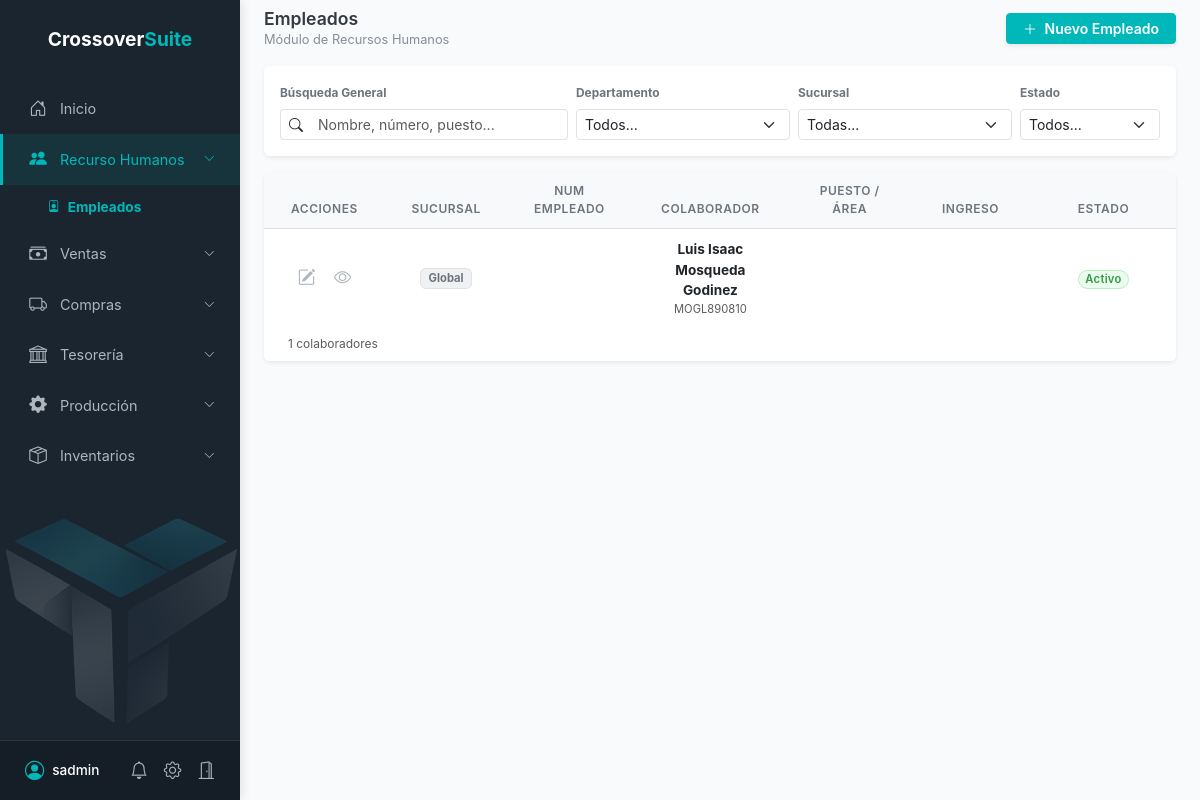
/recursos-humanos/empleados/ (signed in), run on an earlier commit of the app's database.
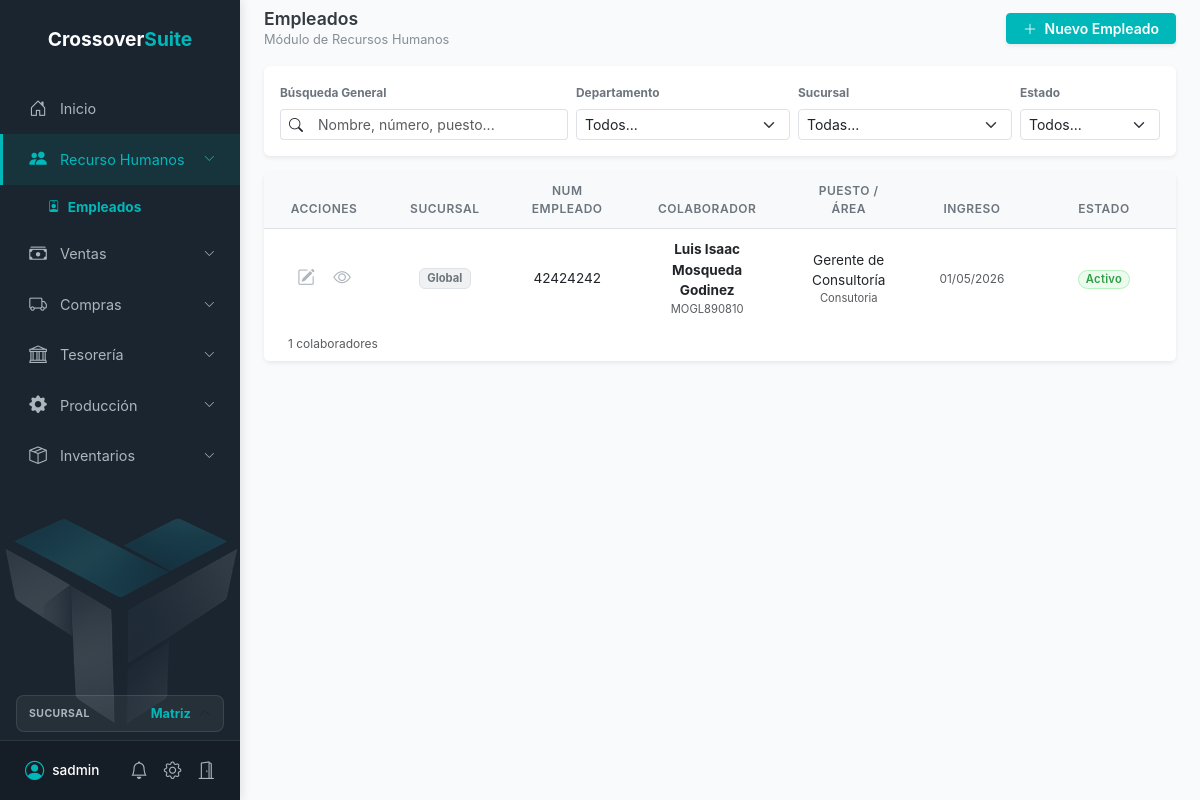
And on a later commit of the database.
### recursos_humanos/models.py (models this page shows, shortened)
class Empleado(models.Model):
    GENERO_CHOICES = [
        ('H', 'Hombre'),
        ('M', 'Mujer'),
        ('NB', 'No binario'),
    ]
    ESTADO_CIVIL_CHOICES = [
        ('soltero', 'Soltero(a)'),
        ('casado', 'Casado(a)'),
        ('union_libre', 'Unión Libre'),
        ('divorciado', 'Divorciado(a)'),
        ('viudo', 'Viudo(a)'),
    ]
    ESTADO_EMPLEADO_CHOICES = [
        ('activo', 'Activo'),
        ('inactivo', 'Inactivo'),
        ('suspendido', 'Suspendido'),
        ('baja_temporal', 'Baja Temporal'),
        ('baja_definitiva', 'Baja Definitiva'),
    ]
    TIPO_CONTRATO_CHOICES = [
        ('indefinido', 'Indefinido'),
        ('temporal_obra', 'Temporal por obra'),
        ('temporal_tiempo', 'Temporal por tiempo determinado'),
    ]
    JORNADA_CHOICES = [
        ('diurna', 'Diurna'),
        ('nocturna', 'Nocturna'),
        ('mixta', 'Mixta'),
        ('parcial', 'Tiempo Parcial'),
    ]
    RIESGO_TRABAJO_CHOICES = [
        ('I', 'Clase I'),
        ('II', 'Clase II'),
        ('III', 'Clase III'),
        ('IV', 'Clase IV'),
        ('V', 'Clase V'),
    ]
    TIPO_TRABAJADOR_CHOICES = [
        ('base', 'Base'),
        ('eventual', 'Eventual'),
        ('confianza', 'Confianza'),
        ('sindicalizado', 'Sindicalizado'),
    ]
    FORMA_PAGO_CHOICES = [
        ('semanal', 'Semanal'),
        ('quincenal', 'Quincenal'),
        ('mensual', 'Mensual'),
    ]
    TIPO_SALARIO_CHOICES = [
        ('fijo', 'Fijo'),
        ('variable', 'Variable'),
        ('mixto', 'Mixto'),
    ]
    TIPO_CUENTA_CHOICES = [
        ('ahorro', 'Ahorro'),
        ('cheques', 'Cheques'),
        ('tarjeta', 'Tarjeta'),
    ]
    empresa = models.ForeignKey(Empresa, on_delete=models.CASCADE, verbose_name="Empresa")
    sucursal = models.ForeignKey('preferencias.Sucursal', on_delete=models.SET_NULL, null=True, blank=True, verbose_name="Sucursal")
    num_empleado = models.CharField(max_length=20, default="", verbose_name="Número de Empleado")
    curp = models.CharField(max_length=18, default="", verbose_name="CURP")
    rfc = models.CharField(max_length=13, default="", verbose_name="RFC")
    nss = models.CharField(max_length=11, default="", verbose_name="NSS")
    id_oficial = models.CharField(max_length=50, blank=True, null=True, verbose_name="ID Oficial (INE/Pasaporte)")
    nombre = models.CharField(max_length=100, default="", verbose_name="Nombre(s)")
    apellido_paterno = models.CharField(max_length=100, default="", verbose_name="Apellido Paterno")
    apellido_materno = models.CharField(max_length=100, default="", verbose_name="Apellido Materno")
    fecha_nacimiento = models.DateField(null=True, blank=True, verbose_name="Fecha de Nacimiento")
    genero = models.CharField(max_length=5, choices=GENERO_CHOICES, default='H', verbose_name="Género")
    nacionalidad = models.CharField(max_length=100, default="Mexicana", verbose_name="Nacionalidad")
    estado_civil = models.CharField(max_length=20, choices=ESTADO_CIVIL_CHOICES, default='soltero', verbose_name="Estado Civil")
    correo_personal = models.EmailField(default="", verbose_name="Correo Personal")
    telefono_movil = models.CharField(max_length=20, default="", verbose_name="Teléfono Móvil")
    telefono_fijo = models.CharField(max_length=20, blank=True, null=True, verbose_name="Teléfono Fijo")
    calle = models.CharField(max_length=200, blank=True, null=True, verbose_name="Calle")
    num_ext = models.CharField(max_length=50, blank=True, null=True, verbose_name="Número Exterior")
    num_int = models.CharField(max_length=50, blank=True, null=True, verbose_name="Número Interior")
    colonia = models.CharField(max_length=150, blank=True, null=True, verbose_name="Colonia")
    cp = models.CharField(max_length=10, blank=True, null=True, verbose_name="Código Postal")
    ciudad = models.CharField(max_length=150, blank=True, null=True, verbose_name="Ciudad")
    estado_dir = models.CharField(max_length=100, blank=True, null=True, verbose_name="Estado")
    fecha_registro = models.DateTimeField(auto_now_add=True, verbose_name="Fecha de Registro")
    estado = models.CharField(max_length=20, choices=ESTADO_EMPLEADO_CHOICES, default='activo', verbose_name="Estado del Empleado")
    fecha_baja = models.DateField(null=True, blank=True, verbose_name="Fecha de Baja")
    motivo_baja = models.CharField(max_length=200, blank=True, null=True, verbose_name="Motivo de Baja")
    fecha_ingreso = models.DateField(null=True, blank=True, verbose_name="Fecha de Ingreso")
    fecha_antiguedad = models.DateField(null=True, blank=True, verbose_name="Fecha de Antigüedad")
    fecha_expiracion = models.DateField(null=True, blank=True, verbose_name="Fecha de Expiración Contrato")
    tipo_contrato = models.CharField(max_length=20, choices=TIPO_CONTRATO_CHOICES, default='indefinido', verbose_name="Tipo de Contrato")
    jornada = models.CharField(max_length=20, choices=JORNADA_CHOICES, default='diurna', verbose_name="Jornada")
    puesto = models.CharField(max_length=100, default="", verbose_name="Puesto")
    departamento = models.CharField(max_length=100, default="", verbose_name="Departamento/Área")
    supervisor = models.CharField(max_length=150, blank=True, null=True, verbose_name="Supervisor Inmediato")
    riesgo_trabajo = models.CharField(max_length=5, choices=RIESGO_TRABAJO_CHOICES, default='I', verbose_name="Riesgo de Trabajo")
    tipo_trabajador = models.CharField(max_length=20, choices=TIPO_TRABAJADOR_CHOICES, default='base', verbose_name="Tipo de Trabajador")
    sbc = models.DecimalField(max_digits=12, decimal_places=2, default=0, verbose_name="Salario Base de Cotización")
    sdi = models.DecimalField(max_digits=12, decimal_places=2, default=0, verbose_name="Salario Diario Integrado")
    salario_diario_ordinario = models.DecimalField(max_digits=12, decimal_places=2, default=0, verbose_name="Salario Diario Ordinario")
    unidad_monetaria = models.CharField(max_length=3, default='MXN', verbose_name="Moneda")
    forma_pago = models.CharField(max_length=20, choices=FORMA_PAGO_CHOICES, default='quincenal', verbose_name="Forma de Pago")
    clave_percepcion_sat = models.CharField(max_length=10, default='001', verbose_name="Clave Percepción SAT")
    tipo_salario = models.CharField(max_length=20, choices=TIPO_SALARIO_CHOICES, default='fijo', verbose_name="Tipo de Salario")
    registro_patronal = models.CharField(max_length=50, blank=True, null=True, verbose_name="Registro Patronal IMSS")
    num_infonavit = models.CharField(max_length=50, blank=True, null=True, verbose_name="Número Infonavit")
    num_fonacot = models.CharField(max_length=50, blank=True, null=True, verbose_name="Número FONACOT")
    fondo_ahorro = models.BooleanField(default=False, verbose_name="Fondo de Ahorro")
    porcentaje_fondo = models.DecimalField(max_digits=5, decimal_places=2, default=0, verbose_name="Porcentaje Fondo")
    caja_ahorro = models.BooleanField(default=False, verbose_name="Caja de Ahorro")
    banco_nombre = models.CharField(max_length=100, blank=True, null=True, verbose_name="Banco")
    clabe = models.CharField(max_length=18, blank=True, null=True, verbose_name="CLABE")
    num_cuenta = models.CharField(max_length=20, blank=True, null=True, verbose_name="Número de Cuenta")
    tipo_cuenta = models.CharField(max_length=20, choices=TIPO_CUENTA_CHOICES, default='tarjeta', verbose_name="Tipo de Cuenta")
    tarjeta_nomina = models.BooleanField(default=False, verbose_name="Tarjeta de Nómina")
    num_tarjeta = models.CharField(max_length=20, blank=True, null=True, verbose_name="Número de Tarjeta")
    class Meta:
        verbose_name = "Empleado"
        verbose_name_plural = "Empleados"

### preferencias/models.py (models this page shows, shortened)
class Sucursal(models.Model):
    nombre = models.CharField(max_length=150, verbose_name="Nombre de la Sucursal")
    calle = models.CharField(max_length=200, verbose_name="Calle")
    numero_exterior = models.CharField(max_length=50, verbose_name="Número Exterior")
    numero_interior = models.CharField(max_length=50, blank=True, null=True, verbose_name="Número Interior")
    colonia = models.CharField(max_length=150, verbose_name="Colonia")
    ciudad = models.CharField(max_length=150, verbose_name="Ciudad/Municipio")
    estado = models.CharField(max_length=100, verbose_name="Estado")
    pais = models.CharField(max_length=100, default="México", verbose_name="País")
    cp = models.CharField(max_length=10, verbose_name="Código Postal")
    empresa = models.ForeignKey(Empresa, on_delete=models.CASCADE, related_name='sucursales')
    fecha_creacion = models.DateTimeField(auto_now_add=True)
    class Meta:
        verbose_name = "Sucursal"
        verbose_name_plural = "Sucursales"

### recursos_humanos/views.py (the view, shortened to what this page needs)
# urls.py: path('empleados/', views.lista_empleados, name='lista_empleados'),
@login_required(login_url='/login/')
@require_hr_permission('empleados', 'ver')
def lista_empleados(request):
    empresa_actual = get_empresa_actual(request)
    empleados = Empleado.objects.filter(empresa=empresa_actual).select_related('sucursal').order_by('apellido_paterno')
    q = request.GET.get('q', '')
    depto = request.GET.get('departamento', '')
    estado = request.GET.get('estado', '')
    sucursal_id = request.GET.get('sucursal', '')
    if depto:
        empleados = empleados.filter(departamento=depto)
    if estado:
        if estado == 'baja':
            empleados = empleados.filter(estado__icontains='baja')
        else:
            empleados = empleados.filter(estado=estado)
    if sucursal_id:
        empleados = empleados.filter(sucursal_id=sucursal_id)
    departamentos = Empleado.objects.filter(empresa=empresa_actual).values_list('departamento', flat=True).distinct()
    from preferencias.models import Sucursal
    sucursales = Sucursal.objects.filter(empresa=empresa_actual).order_by('nombre')
    return render(request, 'recursos_humanos/lista_empleados.html', {
        'empleados': empleados,
        'departamentos': departamentos,
        'sucursales': sucursales,
        'empresa': empresa_actual,
        'filtros': {
            'q': q,
            'departamento': depto,
            'estado': estado,
            'sucursal': sucursal_id
        }
    })

### templates/recursos_humanos/lista_empleados.html (shortened to what the changed rows need)
{% extends 'base.html' %}
{% block content %}
<div class="container-fluid py-2 px-4">
    <div class="card border-0 shadow-sm">
        <div class="card-body p-0">
            <div class="table-responsive">
                <table class="table table-pro mb-0">
                    <thead>
                        <tr>
                            <th class="text-center" style="width: 80px;">Acciones</th>
                            <th class="text-center" style="width: 100px;">Sucursal</th>
                            <th class="text-center" style="width: 100px;">Num Empleado</th>
                            <th class="text-center" style="width: 100px;">Colaborador</th>
                            <th class="text-center" style="width: 100px;">Puesto / Área</th>
                            <th class="text-center" style="width: 100px;">Ingreso</th>
                            <th class="text-center" style="width: 120px;">Estado</th>
                        </tr>
                    </thead>
                    <tbody>
                        {% for empleado in empleados %}
                        <tr>
                            <td class="text-center">
                                <div class="d-flex justify-content-center gap-1">
                                    <span class="icon-action" title="Editar Empleado" onclick="editarEmpleado({{ empleado.id }})">
                                        <i class="bi bi-pencil-square"></i>
                                    </span>
                                    <span class="icon-action" title="Ver Expediente">
                                        <i class="bi bi-eye"></i>
                                    </span>
                                </div>
                            </td>
                            <td class="text-center">
                                <span class="badge bg-secondary bg-opacity-10 text-secondary border" style="font-size: 0.7rem;">{{ empleado.sucursal.nombre|default:"Global" }}</span>
                            </td>
                            <td class="text-center">
                                {{ empleado.num_empleado }}
                            </td>
                            <td class="text-center">
                                <div class="fw-bold text-dark">{{ empleado.nombre }} {{ empleado.apellido_paterno }} {{ empleado.apellido_materno }}</div>
                                <div class="text-muted small" style="font-size: 0.7rem;">{{ empleado.rfc|default:"--" }}</div>
                            </td>
                            <td class="text-center">
                                <div class="text-dark">{{ empleado.puesto }}</div>
                                <div class="text-muted small" style="font-size: 0.7rem;">{{ empleado.departamento }}</div>
                            </td>
                            <td class="text-center">
                                <span class="text-muted small">{{ empleado.fecha_ingreso|date:"d/m/Y" }}</span>
                            </td>
                            <td class="text-center">
                                {% if empleado.estado == 'activo' %}
                                    <span class="status-pill status-activo">Activo</span>
                                {% elif empleado.estado == 'inactivo' %}
                                    <span class="status-pill status-inactivo">Inactivo</span>
                                {% elif empleado.estado == 'suspendido' %}
                                    <span class="status-pill status-suspendido">Suspendido</span>
                                {% elif 'baja' in empleado.estado %}
                                    <span class="status-pill status-baja">Baja</span>
                                {% else %}
                                    <span class="status-pill">{{ empleado.estado|title }}</span>
                                {% endif %}
                            </td>
                        </tr>
                        {% endfor %}
                    </tbody>
                </table>
            </div>
        </div>
    </div>
</div>
{% endblock %}

### templates/base.html (shortened to what the changed rows need)
{% load static %}
<!DOCTYPE html>
<html lang="es">
<head>
    <link href="https://cdn.jsdelivr.net/npm/bootstrap@5.3.0/dist/css/bootstrap.min.css" rel="stylesheet">
    <link rel="stylesheet" href="https://cdn.jsdelivr.net/npm/bootstrap-icons@1.11.1/font/bootstrap-icons.css">
    <link rel="stylesheet" href="{% static 'css/global.css' %}?v={% now 'U' %}">
</head>
<body class="{% if '/inventario/' in request.path or '/ventas/' in request.path or '/compras/' in request.path %}sidebar-open{% endif %}">
    <div class="sidebar" id="sidebarMenu">
        {% if sucursales_list %}
        <div class="sidebar-branch-selector px-3 mb-2">
            <div class="dropdown">
                <button class="btn btn-sm w-100 d-flex justify-content-between align-items-center branch-dropdown-btn" type="button" data-bs-toggle="dropdown" aria-expanded="false">
                    <span class="text-uppercase fw-bold" style="font-size: 0.65rem; letter-spacing: 0.5px; color: #adb5bd;">Sucursal</span>
                    <div class="d-flex align-items-center overflow-hidden ms-2">
                        <span class="text-truncate fw-bold" style="font-size: 0.8rem; color: var(--brand-color);">
                            {% for suc in sucursales_list %}
                                {% if suc.id|stringformat:"s" == sucursal_actual_id|stringformat:"s" %}
                                    {{ suc.nombre }}
                                {% endif %}
                            {% endfor %}
                        </span>
                        <i class="bi bi-chevron-up ms-2 small text-muted"></i>
                    </div>
                </button>
            </div>
        </div>
        {% endif %}
    </div>
    <div class="main-content">
        {% block content %}{% endblock %}
    </div>
</body>
</html>

What changed in the data, as far as the page shows it:
added Sucursal: nombre "Matriz"
changed Empleado "Luis Isaac": num_empleado (not shown) → "42424242"; puesto (not shown) → "Gerente de Consultoría"; departamento (not shown) → "Consutoria"; fecha_ingreso (not shown) → "01/05/2026"
Also different on the page:
text now shown: "SUCURSAL"
